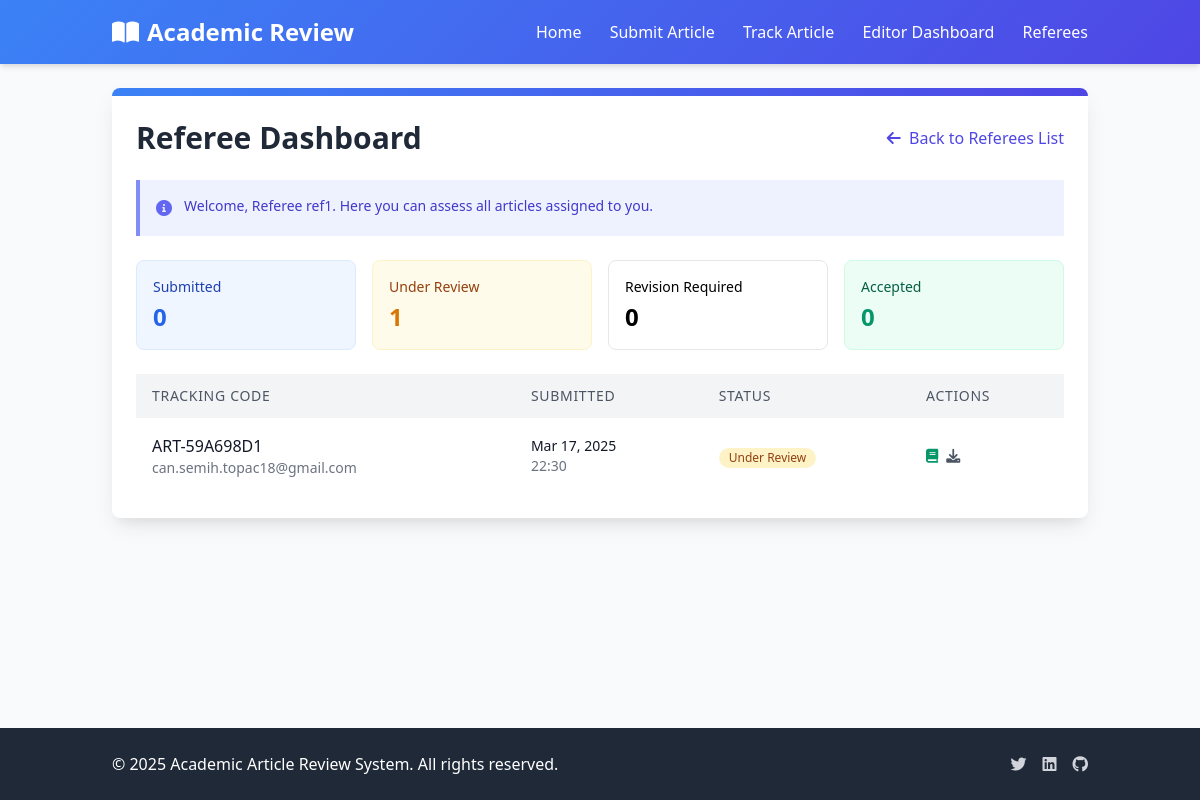
The app's page /referee/dashboard/, older data.
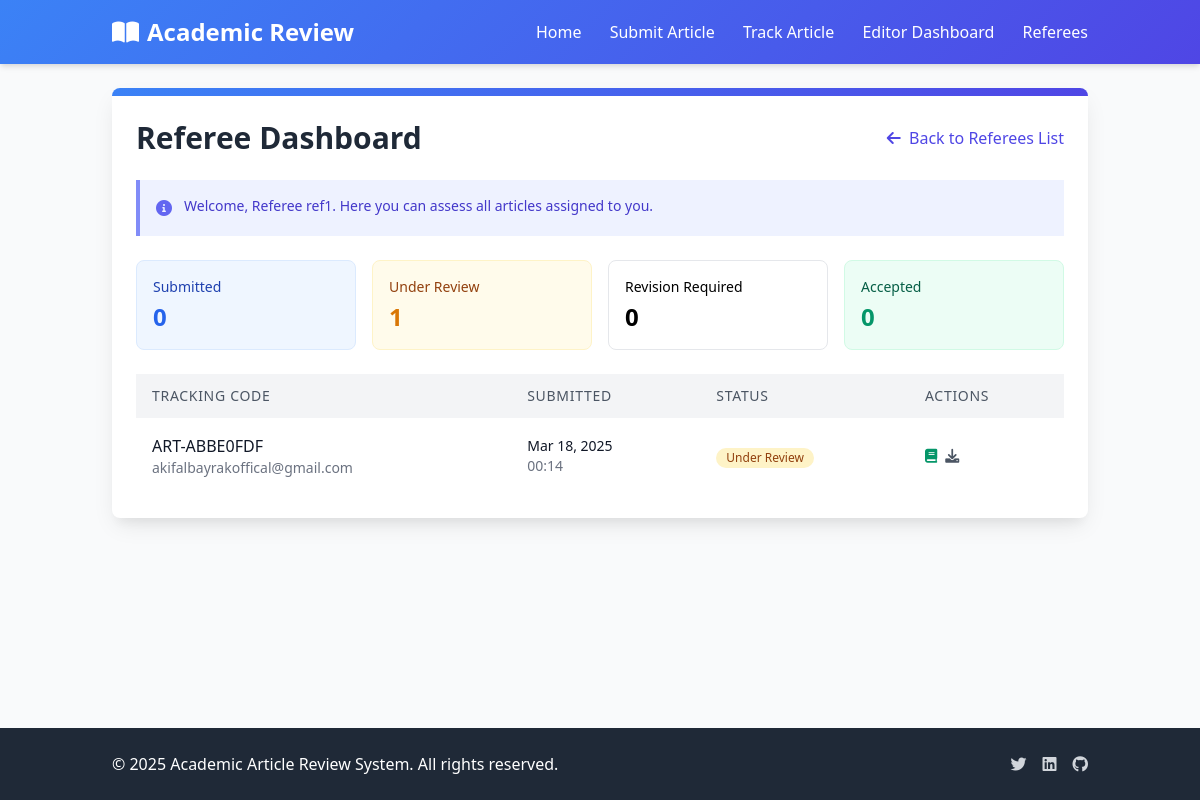
The same page, newer data.
### articles/models.py (models this page shows, shortened)
class Referee(models.Model):
    user = models.OneToOneField(User, on_delete=models.CASCADE)
    specialization = models.CharField(max_length=255, blank=True, help_text="Referee's area of expertise (e.g., Machine Learning, Data Science)")

class Article(models.Model):
    STATUS_CHOICES = (
        ('submitted', 'Submitted'),
        ('under_review', 'Under Review'),
        ('revision_required', 'Revision Required'),
        ('accepted', 'Accepted'),
        ('rejected', 'Rejected'),
    )
    title = models.CharField(max_length=255, null=True, blank=True)
    tracking_code = models.CharField(max_length=20, unique=True, editable=False)
    email = models.EmailField()
    file = models.FileField(upload_to='articles/')
    anonymized_file = models.FileField(upload_to='anonymized_articles/', null=True, blank=True)
    status = models.CharField(max_length=50, choices=STATUS_CHOICES, default='submitted')
    submission_date = models.DateTimeField(auto_now_add=True)
    last_updated = models.DateTimeField(auto_now=True)
    referee = models.ForeignKey('Referee', on_delete=models.SET_NULL, null=True, blank=True, related_name='assigned_articles')
    extracted_authors = models.TextField(blank=True, null=True, help_text="Automatically extracted author names")
    extracted_institutions = models.TextField(blank=True, null=True, help_text="Automatically extracted institutions")
    extracted_keywords = models.TextField(blank=True, null=True, help_text="Automatically extracted keywords")
    anonymization_map = models.TextField(blank=True, null=True, help_text="JSON mapping of original text to anonymized text")
    is_anonymized = models.BooleanField(default=False, help_text="Whether the article has been anonymized")

### articles/views.py (the view)
# urls.py: path('referee/dashboard/', views.referee_dashboard, name='referee_dashboard_default'),
def referee_dashboard(request, referee_id=None):
    try:
        if referee_id:
            referee = get_object_or_404(Referee, id=referee_id)
        else:
            referee = User.objects.get(email="ref1@test.com").referee
    except (Referee.DoesNotExist, User.DoesNotExist):
        messages.error(request, "Referee not found.")
        return redirect('referee_list')
    articles = Article.objects.filter(referee=referee)
    if request.method == 'POST':
        article_id = request.POST.get('article_id')
        article = get_object_or_404(Article, pk=article_id)
        form = ArticleFeedbackForm(request.POST)
        if form.is_valid():
            feedback = form.save(commit=False)
            feedback.article = article
            feedback.referee = referee
            feedback.save()
    else:
        form = ArticleFeedbackForm()
    articles_by_status = {
        'submitted': articles.filter(status='submitted'),
        'under_review': articles.filter(status='under_review'),
        'revision_required': articles.filter(status='revision_required'),
        'accepted': articles.filter(status='accepted')
    }
    context = {
        'referee': referee,
        'form': form,
        'articles': articles_by_status,
        'all_articles': articles  # Add the full queryset for the table
    }
    return render(request, 'articles/referee/dashboard.html', context)

### templates/articles/referee/dashboard.html
{% extends 'articles/base.html' %}
{% block content %}
<div class="max-w-6xl mx-auto">
    <div class="bg-white rounded-lg shadow-card overflow-hidden">
        <div class="gradient-bg h-2"></div>
        <div class="p-6">
            <div class="flex justify-between items-center mb-6">
                <h1 class="text-3xl font-bold text-gray-800">Referee Dashboard</h1>
                <a href="{% url 'referee_list' %}" class="text-indigo-600 hover:text-indigo-900">
                    <i class="fas fa-arrow-left mr-1"></i> Back to Referees List
                </a>
            </div>
            <div class="bg-indigo-50 border-l-4 border-indigo-400 p-4 mb-6">
                <div class="flex">
                    <div class="flex-shrink-0">
                        <i class="fas fa-info-circle text-indigo-500"></i>
                    </div>
                    <div class="ml-3">
                        <p class="text-sm text-indigo-700">
                            Welcome, Referee {{ referee.user.username }}. Here you can assess all articles assigned to you.
                        </p>
                    </div>
                </div>
            </div>
            <div class="grid grid-cols-1 md:grid-cols-4 gap-4 mb-6">
                <div class="bg-blue-50 p-4 rounded-lg border border-blue-100">
                    <h4 class="text-sm font-medium text-blue-800 mb-1">Submitted</h4>
                    <p class="text-2xl font-bold text-blue-600">{{ articles.submitted.count }}</p>
                </div>
                <div class="bg-yellow-50 p-4 rounded-lg border border-yellow-100">
                    <h4 class="text-sm font-medium text-yellow-800 mb-1">Under Review</h4>
                    <p class="text-2xl font-bold text-yellow-600">{{ articles.under_review.count }}</p>
                </div>
                <div class="bg-orange-50 p-4 rounded-lg border border-orange-100">
                    <h4 class="text-sm font-medium text-orange-800 mb-1">Revision Required</h4>
                    <p class="text-2xl font-bold text-orange-600">{{ articles.revision_required.count }}</p>
                </div>
                <div class="bg-green-50 p-4 rounded-lg border border-green-100">
                    <h4 class="text-sm font-medium text-green-800 mb-1">Accepted</h4>
                    <p class="text-2xl font-bold text-green-600">{{ articles.accepted.count }}</p>
                </div>
            </div>
            <div class="overflow-x-auto">
                <table class="min-w-full bg-white">
                    <thead class="bg-gray-100">
                        <tr>
                            <th class="py-3 px-4 text-left text-sm font-medium text-gray-600 uppercase tracking-wider">
                                Tracking Code
                            </th>
                            <th class="py-3 px-4 text-left text-sm font-medium text-gray-600 uppercase tracking-wider">
                                Submitted
                            </th>
                            <th class="py-3 px-4 text-left text-sm font-medium text-gray-600 uppercase tracking-wider">
                                Status
                            </th>
                            <th class="py-3 px-4 text-left text-sm font-medium text-gray-600 uppercase tracking-wider">
                                Actions
                            </th>
                        </tr>
                    </thead>
                    <tbody class="divide-y divide-gray-200">
                        {% for article in all_articles %}
                        <tr>
                            <td class="py-4 px-4 whitespace-nowrap">
                                <div class="font-medium text-gray-900">{{ article.tracking_code }}</div>
                                <div class="text-sm text-gray-500">{{ article.email }}</div>
                            </td>
                            <td class="py-4 px-4 whitespace-nowrap">
                                <div class="text-sm text-gray-900">{{ article.submission_date|date:"M d, Y" }}</div>
                                <div class="text-sm text-gray-500">{{ article.submission_date|time:"H:i" }}</div>
                            </td>
                            <td class="py-4 px-4 whitespace-nowrap">
                                <span class="inline-flex items-center px-2.5 py-0.5 rounded-full text-xs font-medium
                                    {% if article.status == 'submitted' %}bg-blue-100 text-blue-800
                                    {% elif article.status == 'under_review' %}bg-yellow-100 text-yellow-800
                                    {% elif article.status == 'revision_required' %}bg-orange-100 text-orange-800
                                    {% elif article.status == 'accepted' %}bg-green-100 text-green-800
                                    {% elif article.status == 'rejected' %}bg-red-100 text-red-800{% endif %}">
                                    {{ article.get_status_display }}
                                </span>
                            </td>
                            <td class="py-4 px-4 whitespace-nowrap text-sm font-medium">
                                <div class="flex space-x-2">
                                    <a href="{% url 'referee_review' article_id=article.id referee_id=referee.id %}" class="text-green-600 hover:text-green-900">
                                        <i class="fas fa-book"></i>
                                    </a>
                                    <a href="{% url 'download_article' article.id %}" class="text-gray-600 hover:text-gray-900">
                                        <i class="fas fa-download"></i>
                                    </a>
                                </div>
                            </td>
                        </tr>
                        {% empty %}
                        <tr>
                            <td colspan="5" class="py-4 px-4 text-center text-gray-500">
                                No articles found.
                            </td>
                        </tr>
                        {% endfor %}
                    </tbody>
                </table>
            </div>
        </div>
    </div>
</div>
{% endblock %}

### templates/articles/base.html (shortened to what this page needs)
<!DOCTYPE html>
<html lang="en">
<head>
    <link href="https://cdn.jsdelivr.net/npm/tailwindcss@2.2.19/dist/tailwind.min.css" rel="stylesheet">
    <link rel="stylesheet" href="https://cdnjs.cloudflare.com/ajax/libs/font-awesome/6.0.0/css/all.min.css">
</head>
<body class="bg-gray-50 min-h-screen flex flex-col">
    <header class="gradient-bg text-white shadow-md">
        <div class="container mx-auto px-6 py-4">
            <div class="flex justify-between items-center">
                <div class="flex items-center">
                    <a href="{% url 'home' %}" class="text-2xl font-bold">
                        <i class="fas fa-book-open mr-2"></i>Academic Review
                    </a>
                </div>
                <nav class="space-x-6">
                    <a href="{% url 'home' %}" class="hover:text-gray-200">Home</a>
                    <a href="{% url 'upload_article' %}" class="hover:text-gray-200">Submit Article</a>
                    <a href="{% url 'track_article' %}" class="hover:text-gray-200">Track Article</a>
                    <a href="{% url 'editor_dashboard' %}" class="hover:text-gray-200">Editor Dashboard</a>
                    <a href="{% url 'referee_list' %}" class="hover:text-gray-200">Referees</a>
                </nav>
            </div>
        </div>
    </header>
    <main class="flex-grow container mx-auto px-6 py-6">
        {% block content %}{% endblock %}
    </main>
    <footer class="bg-gray-800 text-white py-6">
        <div class="container mx-auto px-6">
            <div class="flex flex-col md:flex-row justify-between items-center">
                <div class="mb-4 md:mb-0">
                    <p>© 2025 Academic Article Review System. All rights reserved.</p>
                </div>
                <div class="flex space-x-4">
                    <a href="#" class="text-gray-300 hover:text-white">
                        <i class="fab fa-twitter"></i>
                    </a>
                    <a href="#" class="text-gray-300 hover:text-white">
                        <i class="fab fa-linkedin"></i>
                    </a>
                    <a href="#" class="text-gray-300 hover:text-white">
                        <i class="fab fa-github"></i>
                    </a>
                </div>
            </div>
        </div>
    </footer>
</body>
</html>

### templates/articles/base.html (style rules this page uses)
.gradient-bg { background: linear-gradient(135deg, #3b82f6 0%, #4f46e5 100%); }
.shadow-card { box-shadow: 0 10px 25px -5px rgba(0, 0, 0, 0.1), 0 10px 10px -5px rgba(0, 0, 0, 0.04); }

Row changes from the older to the newer data that the page shows:
no longer on this page (row edited): Article: tracking_code "ART-59A698D1", email "can.semih.topac18@gmail.com", submission_date "Mar 17, 2025", submission_date "22:30", status "Under Review"
added Article: tracking_code "ART-ABBE0FDF", email "akifalbayrakoffical@gmail.com", submission_date "Mar 18, 2025", submission_date "00:14", status "Under Review"
